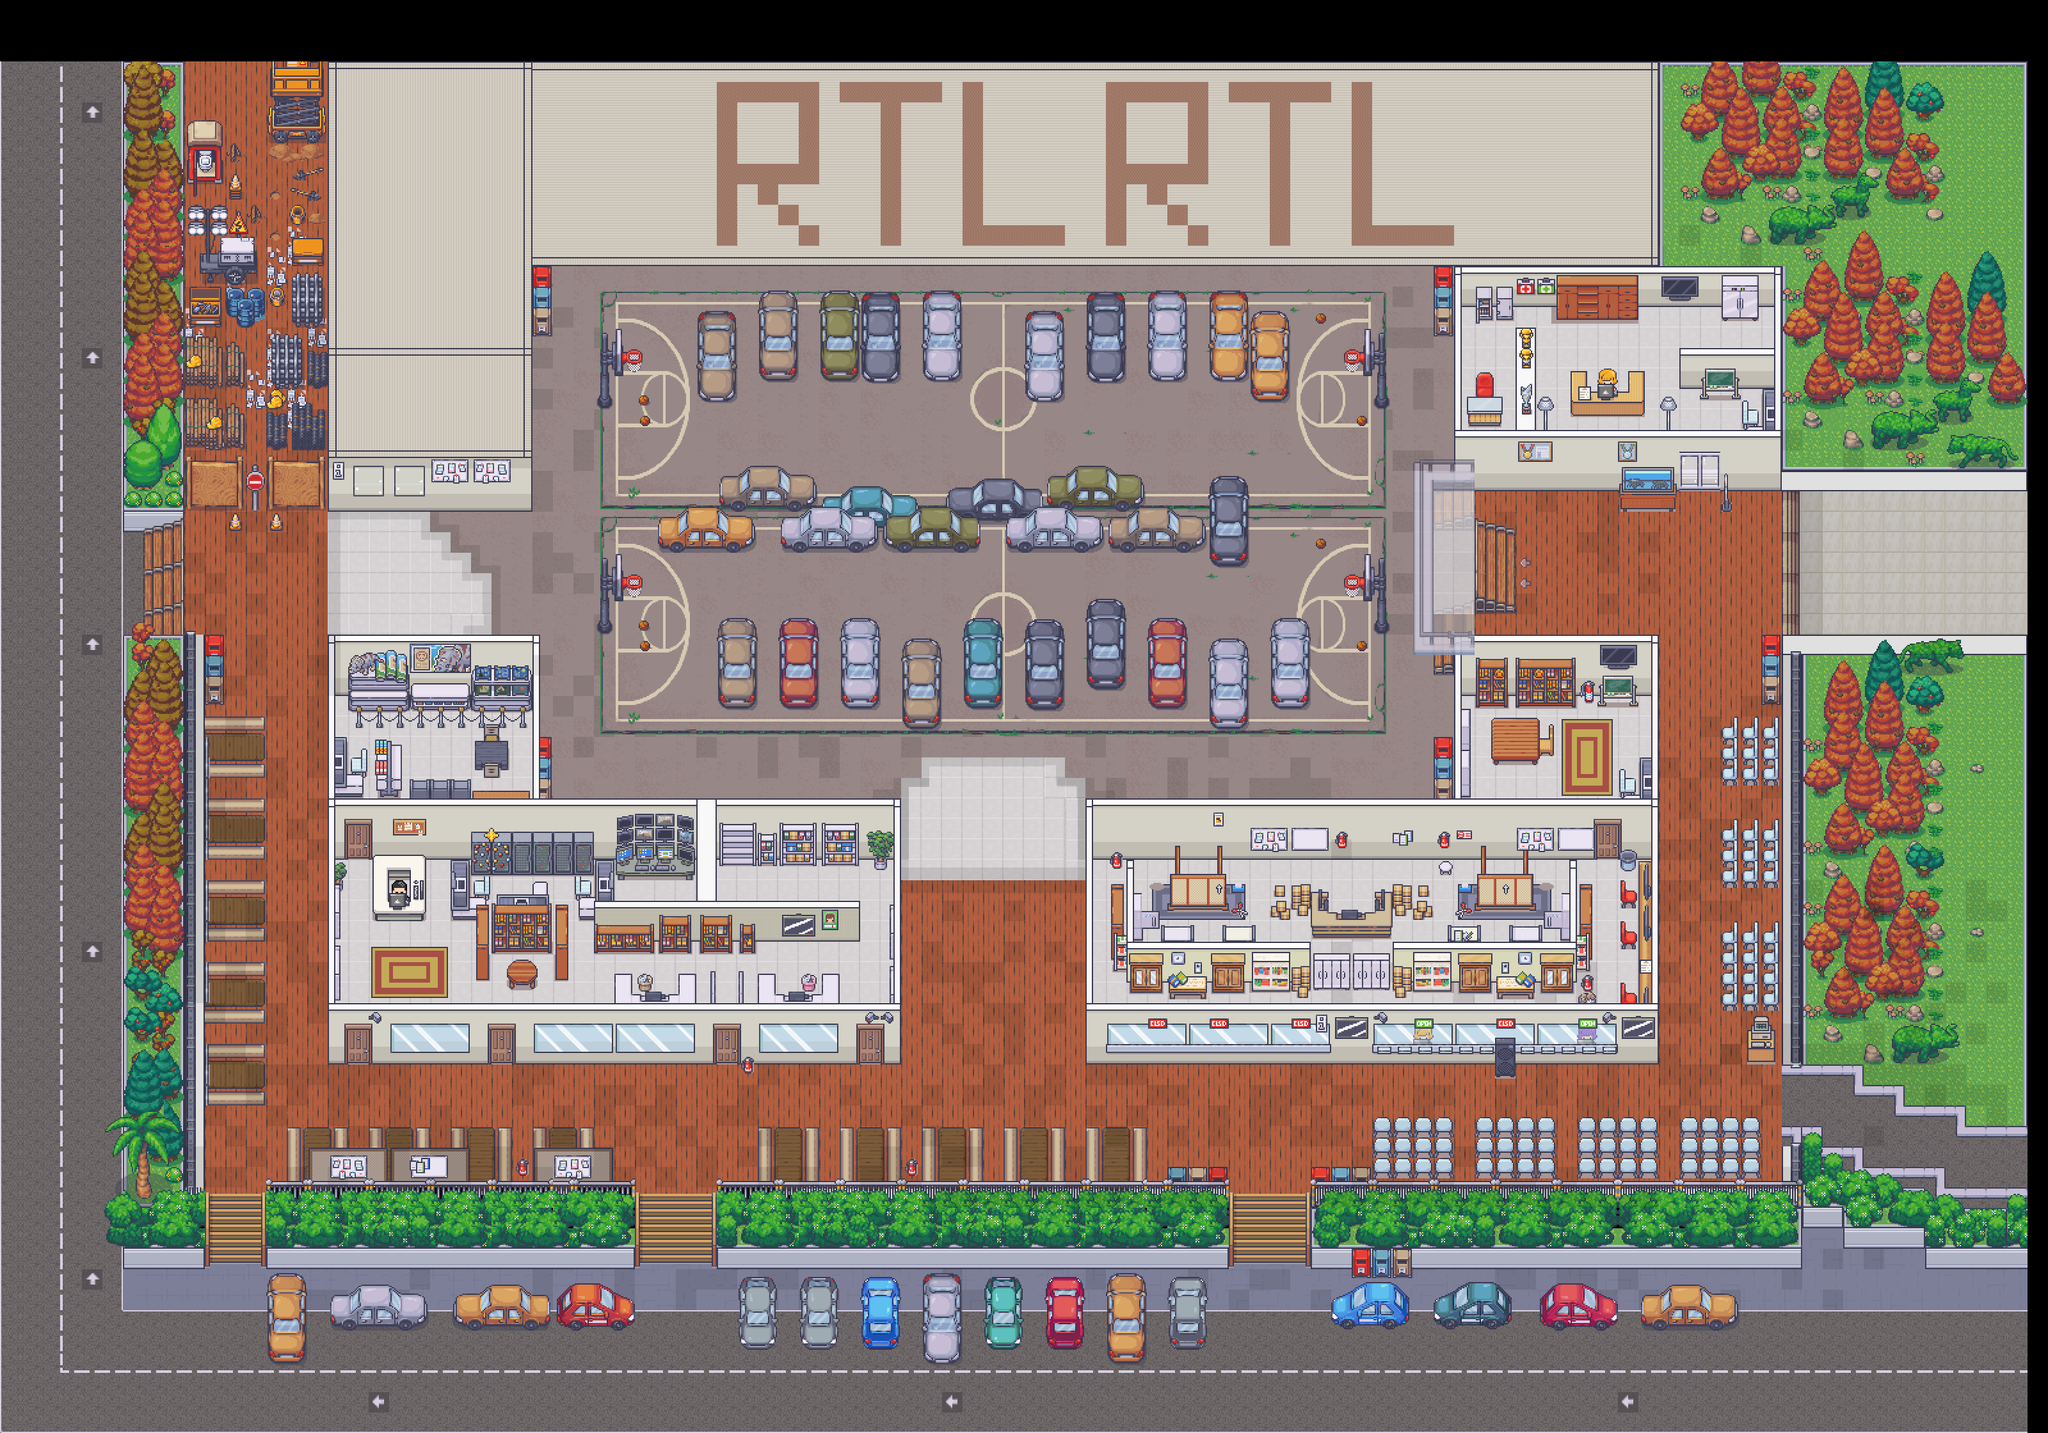

This is a level from a 2D game, rendered from its Tiled map with the project's own tilesets. A one-line summary and the map file follow, with tile-layer data summarised:
An orthogonal 100x70 tile map with 32x32 px tiles, 1 tile layer (Tile Layer 1), 4 tilesets and 115 objects.

<map version="1.10" tiledversion="1.10.2" orientation="orthogonal" renderorder="right-down" width="100" height="70" tilewidth="32" tileheight="32" infinite="0" nextlayerid="4" nextobjectid="128">
 <tileset firstgid="1" source="../../TSX FILES/FIRST FLOOR.tsx" />
 <tileset firstgid="4001" source="../../TSX FILES/RTL_FINAL_FLOOR1.tsx" />
 <tileset firstgid="14634" source="LAYER1.tsx" />
 <tileset firstgid="21267" source="LAYER2.tsx" />
 <layer id="1" name="Tile Layer 1" width="100" height="70">
  <data>[7000 cells, 6633 non-empty, 6633 distinct tile ids]</data>
 </layer>
 <objectgroup id="3" name="COLLISION_LAYER">
  <object id="1" x="416" y="1856">
   <polygon points="0,0 0,128 576,128 576,0" />
  </object>
  <object id="2" x="1120" y="1856">
   <polygon points="0,0 0,128 800,128 800,0" />
  </object>
  <object id="3" x="2048" y="1856">
   <polygon points="0,0 0,128 768,128 768,0" />
  </object>
  <object id="4" x="2145.5" y="1747">
   <polygon points="0,0 126,-0.5 126.5,109 -1.5,109" />
  </object>
  <object id="5" x="2048" y="1856">
   <polygon points="0,0 0,-32 96,-32 96,0" />
  </object>
  <object id="6" x="2305.5" y="1745.5">
   <polygon points="0,0 126,-0.5 126.5,109 -1.5,109" />
  </object>
  <object id="7" x="2466" y="1746">
   <polygon points="0,0 126,-0.5 126.5,109 -1.5,109" />
  </object>
  <object id="8" x="2626.5" y="1746">
   <polygon points="0,0 126,-0.5 126.5,109 -1.5,109" />
  </object>
  <object id="9" x="2688" y="1441.63">
   <polygon points="0,0 126,-0.630137 126.5,137.37 -1.5,137.37" />
  </object>
  <object id="10" x="2688.5" y="1280.37">
   <polygon points="0,0 126,-0.497717 126.5,108.502 -1.5,108.502" />
  </object>
  <object id="11" x="2690" y="1121">
   <polygon points="0,0 126,-0.497717 126.5,108.502 -1.5,108.502" />
  </object>
  <object id="12" x="2784" y="1792">
   <polygon points="0,0 0,64 32,64 32,0" />
  </object>
  <object id="13" x="2784" y="1568">
   <polygon points="0,0 0,96 32,96 32,-576 0,-576" />
  </object>
  <object id="14" x="2730" y="1600">
   <polygon points="0,0 -1,63.5 44,63 44,-13 10,-13" />
  </object>
  <object id="16" x="2752" y="992">
   <polygon points="0,0 32,0 32.5,108.5 1,109" />
  </object>
  <object id="17" x="2816" y="992">
   <polygon points="0,0 352,0 352,32 0,32" />
  </object>
  <object id="19" x="1696" y="1568">
   <polygon points="0,0 0,96 896,96 896,0" />
  </object>
  <object id="20" x="1696" y="1248">
   <polygon points="0,0 0,320 896,320 896,0" />
  </object>
  <object id="21" x="2272" y="992">
   <polygon points="0,0 0,256 320,256 320,0" />
  </object>
  <object id="22" x="2240" y="1152">
   <polygon points="0,0 32,0 32,96 0,96" />
  </object>
  <object id="23" x="512" y="1248">
   <polygon points="0,0 0,416 896,416 896,0" />
  </object>
  <object id="25" x="512" y="992">
   <polygon points="0,0 331.667,-0.333333 331.333,258.333 0,256" />
  </object>
  <object id="27" x="832" y="1152">
   <polygon points="0,0 32,0 32,96 0,96" />
  </object>
  <object id="28" x="192" y="96">
   <polygon points="0,0 0,736 32,736 94.6667,714.667 96,0" />
  </object>
  <object id="29" x="288" y="96">
   <polygon points="0,0 544,0 544,704 0,704" />
  </object>
  <object id="30" x="834.667" y="524">
   <polygon points="0,0 25.3333,1.33333 29.3333,-140 -2.66667,-140" />
  </object>
  <object id="31" x="832" y="96">
   <polygon points="0,0 0,320 1760,320 1760,0" />
  </object>
  <object id="32" x="2240" y="416">
   <polygon points="0,0 0,106.667 30.6667,109.333 32,0" />
  </object>
  <object id="34" x="2272" y="416">
   <polygon points="0,0 0,352 512,352 512,0" />
  </object>
  <object id="35" x="448" y="1760">
   <polygon points="0,0 0,96 96,96 96,0" />
  </object>
  <object id="36" x="480" y="1792">
   <polygon points="0,0 256,0 256,64 0,64" />
  </object>
  <object id="37" x="576" y="1792">
   <polygon points="0,0 0,-32 96,-32 96,0" />
  </object>
  <object id="38" x="704" y="1792">
   <polygon points="0,0 0,-32 96,-32 96,64 0,64 0.666667,-3.33333" />
  </object>
  <object id="39" x="832" y="1760">
   <polygon points="0,0 96,0 96,96 0,96" />
  </object>
  <object id="40" x="928" y="1792">
   <polygon points="0,0 32,0 32,64 0,64" />
  </object>
  <object id="41" x="805.333" y="1808.67">
   <polygon points="0,0 23,-1 21.3333,35.6667 1.66667,33.3333" />
  </object>
  <object id="42" x="1184" y="1856">
   <polygon points="0,0 0,-96 96,-96 96,0" />
  </object>
  <object id="43" x="1312" y="1760">
   <polygon points="0,0 96,0 96,96 0,96" />
  </object>
  <object id="44" x="1440" y="1760">
   <polygon points="0,0 96,0 96,96 0,96" />
  </object>
  <object id="45" x="1568.5" y="1759.5">
   <polygon points="0,0 96,0 96,96 0,96" />
  </object>
  <object id="46" x="1696" y="1760.5">
   <polygon points="0,0 96,0 96,96 0,96" />
  </object>
  <object id="47" x="1822.5" y="1824.5">
   <polygon points="0,0 96,0 96,96 0,96" />
  </object>
  <object id="48" x="1416.5" y="1812.5">
   <polygon points="0,0 17.5,-0.5 17.5,27 0,26" />
  </object>
  <object id="49" x="1156.5" y="1656.5">
   <polygon points="0,0 -1,23 24,20.5 28,-3" />
  </object>
  <object id="50" x="320" y="1632">
   <polygon points="0,0 96,0 96,96 0,96" />
  </object>
  <object id="51" x="318.333" y="1504.33">
   <polygon points="0,0 96,0 96,96 0,96" />
  </object>
  <object id="52" x="318" y="1375.33">
   <polygon points="0,0 96,0 96,96 0,96" />
  </object>
  <object id="53" x="318.667" y="1247.33">
   <polygon points="0,0 96,0 96,96 0,96" />
  </object>
  <object id="54" x="319.333" y="1118.67">
   <polygon points="0,0 96,0 96,96 0,96" />
  </object>
  <object id="55" x="320" y="992">
   <polygon points="0,0 -128,0 -128,992 0,992" />
  </object>
  <object id="56" x="320" y="992">
   <polygon points="0,0 32,0 32,110 -0.5,109.5" />
  </object>
  <object id="57" x="358.5" y="816.5">
   <polygon points="0,0 9,-16.5 18.5,0 19,13.5 -1.5,13" />
  </object>
  <object id="58" x="423" y="814.5">
   <polygon points="0,0 9.5,-13 16.5,0.5 16,15.5 1,16" />
  </object>
  <object id="59" x="416" y="1984">
   <polygon points="0,0 3,136 14,144 50,147 59,133 64,0" />
  </object>
  <object id="65" x="514.5" y="2024.5">
   <polygon points="0,0 155.5,-1.5 156,55.5 -2.5,55.5" />
  </object>
  <object id="66" x="546" y="2022">
   <polygon points="0,0 18.5,-14.5 63.5,-13.5 82,0.5" />
  </object>
  <object id="67" x="704.5" y="2023">
   <polygon points="0,0 155.5,-1.5 156,55.5 -2.5,55.5" />
  </object>
  <object id="68" x="749.5" y="2023.5">
   <polygon points="0,0 18.5,-14.5 63.5,-13.5 82,0.5" />
  </object>
  <object id="70" x="870.448" y="2024">
   <polygon points="0,0 121.162,-1.5 121.552,55.5 -1.94795,55.5" />
  </object>
  <object id="71" x="879.5" y="2022.5">
   <polygon points="0,0 18.5,-14.5 63.5,-13.5 82,0.5" />
  </object>
  <object id="72" x="1153.5" y="2011.5">
   <polygon points="0,0 9.5,-17.5 52,-16.5 58.5,-3.5 57.5,99 1.5,98.5" />
  </object>
  <object id="73" x="1250.5" y="2012.5">
   <polygon points="0,0 9.5,-17.5 52,-16.5 58.5,-3.5 57.5,99 1.5,98.5" />
  </object>
  <object id="74" x="1346.5" y="2013">
   <polygon points="0,0 9.5,-17.5 52,-16.5 58.5,-3.5 57.5,99 1.5,98.5" />
  </object>
  <object id="75" x="1443" y="2013.53">
   <polygon points="0,0 9.5,-21.03 52,-19.8283 58.5,-4.20601 57.5,118.97 1.5,118.369" />
  </object>
  <object id="76" x="1538.5" y="2012.5">
   <polygon points="0,0 9.5,-17.5 52,-16.5 58.5,-3.5 57.5,99 1.5,98.5" />
  </object>
  <object id="77" x="1634" y="2013">
   <polygon points="0,0 9.5,-17.5 52,-16.5 58.5,-3.5 57.5,99 1.5,98.5" />
  </object>
  <object id="78" x="1732.5" y="2011.5">
   <polygon points="0,0 9.5,-21.03 52,-19.8283 58.5,-4.20601 57.5,118.97 1.5,118.369" />
  </object>
  <object id="79" x="1825.5" y="2013">
   <polygon points="0,0 9.5,-17.5 52,-16.5 58.5,-3.5 57.5,99 1.5,98.5" />
  </object>
  <object id="80" x="2080.45" y="2020.5">
   <polygon points="0,0 121.162,-1.5 121.552,55.5 -1.94795,55.5" />
  </object>
  </objectgroup>
</map>
<!-- 46 of 115 objects omitted -->
